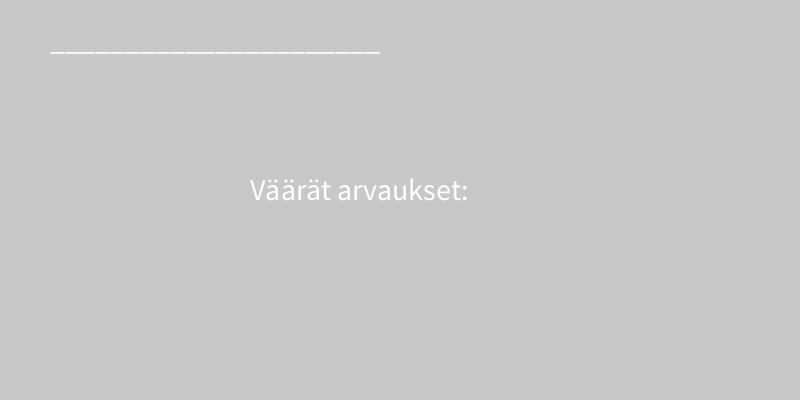
Frame 1 (no input)
Frame 60 (the mouse pressed at the canvas centre just before this capture): identical to frame 1, image omitted
Frame 120 (the mouse held since frame 60 and released just before this capture): identical to frame 1, image omitted

The Processing sketch that drew this single still picture (run headless with seeded random() and noise(); from frame 60 on, the mouse is pressed at the canvas centre):

// Processing sketch: Hirsipuu
// ── Hirsipuu.pde
String sana = "ohjelmointikerholainen";
String arvattu = "";
String arvatut_kirjaimet = "";
int sallitut_arvaukset = 10;

void setup() {
  size(800,400);
  textSize(30);
  for (int i=0; i<sana.length(); i++) {
    if (sana.charAt(i) == ' ') {
      arvattu += ' ';
    }
    else {
      arvattu += '_';
    }
  }
  //piirra_sana();
  
}

void draw() {
  background(200);
  piirra_sana();
  piirra_arvatut_kirjaimet();
  piirra_hirsipuu(10-sallitut_arvaukset);
  // Voitto ehto
  if (arvattu.indexOf('_') == -1) {
    text("OIKEIN!", 50, 100);
    noLoop();
  }
  if (sallitut_arvaukset == 0) {
    text("HÄVISIT", 50, 100);
    text(sana, 50, 150);
    noLoop();
  }
}

void keyPressed() {
  arvaa(key);
}

void arvaa(char kirjain) {
  boolean oikein = false;
  String uusi_arvattu = "";
  for (int i=0; i<sana.length(); i++) {
    if (sana.charAt(i) == kirjain) {
      oikein = true;
      uusi_arvattu += kirjain;
    }
    else {
      uusi_arvattu += arvattu.charAt(i);
    }
  }
  if (!oikein) {
    sallitut_arvaukset--;
    arvatut_kirjaimet += kirjain;
  }
  arvattu = uusi_arvattu;
}

void piirra_sana() {
  text(arvattu, 50, 50);
}

void piirra_arvatut_kirjaimet() {
  text("Väärät arvaukset:", 250, 200);
  text(arvatut_kirjaimet, 250, 250);
}

void piirra_hirsipuu(int vaihe) {
  if (vaihe > 0) {
    // pystypuu
    line(50, 400, 50, 200);
  }
  if (vaihe > 1) {
    // oikea tuki
    line(50, 350, 100, 400);
  }
  if (vaihe > 2) {
    //vasen tuki
    line(50, 350, 0, 400);
  }
  if (vaihe > 3) {
    // poikkipuun tuki
    line(50, 250, 100, 200);
  }
  if (vaihe > 4) {
    // poikkipuu
    line(50,200, 200, 200);
  }
  if (vaihe > 5) {
    // köysi
    line(200,200, 200, 250);
  }
  if (vaihe > 6) {
    // silmukka/pää
    fill(200);
    ellipse(200,250, 30, 30);
    fill(255);
  }
  if (vaihe > 7 && vaihe < 10) {
    // lava
    line(175,350, 225, 350);
    line(175,350, 175, 400);
    line(225,400, 225, 350);
  }
  if (vaihe > 8) {
    // ukkeli
    line(200, 265, 200, 300);// vartalo
    line(200, 300, 220, 350);// vasen jalka
    line(200, 300, 180, 350);// oikea jalka
    line(200, 265, 220, 300);// vasen käsi
    line(200, 265, 180, 300);// oikea käsi
  }
  if (vaihe > 9) {
    // kuoli
    line(200,200, 200, 250);
  }
  
}
